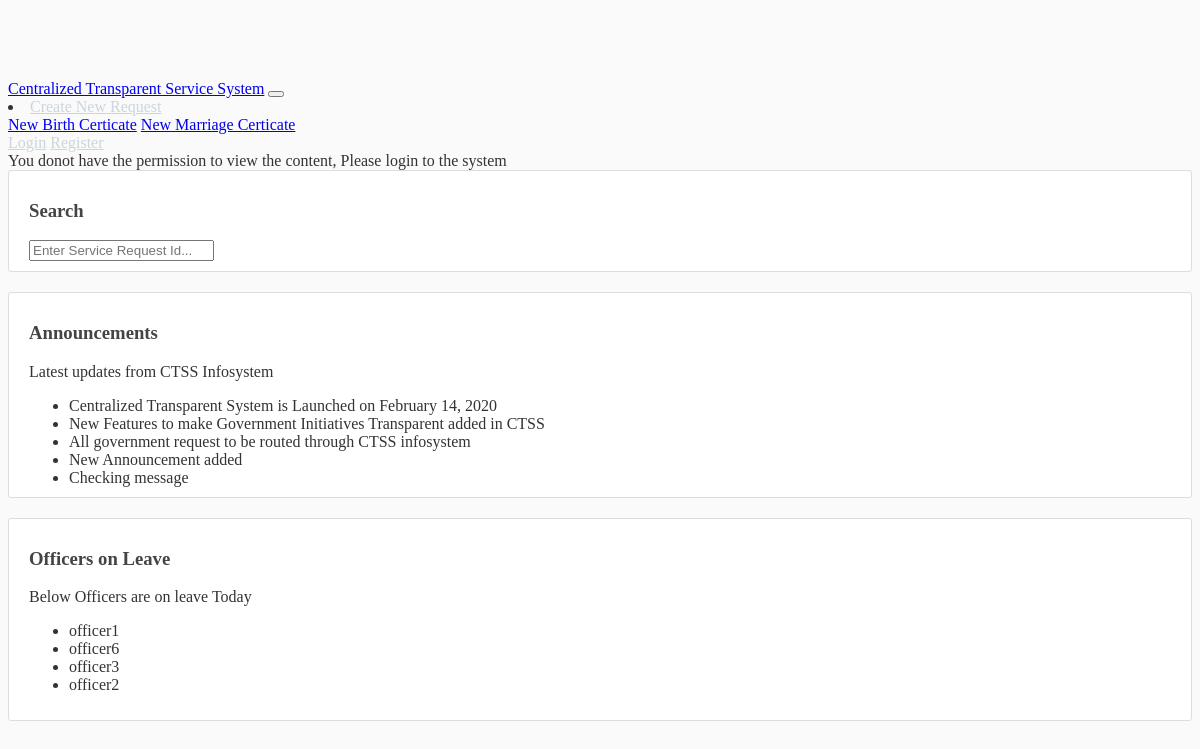
The page / on the database its author committed.
### allusers/models.py (models this page shows, shortened)
class Announcement(models.Model):
    text = models.CharField('announcement', max_length=255)

class LeaveOfficer(models.Model):
    officer_on_leave = models.ForeignKey(allUser, null=True, related_name="officer_leave", on_delete=models.DO_NOTHING, blank=True)
    def __str__(self):
        return f"{self.officer_on_leave.username }"

class allUser(AbstractBaseUser, PermissionsMixin):
    username = models.CharField(max_length=100, unique=True)
    first_name = models.CharField(max_length=150, blank=True)
    last_name = models.CharField(max_length=150, blank=True)
    email = models.EmailField(max_length=255, unique=True)
    is_staff = models.BooleanField(default=False)
    is_admin = models.BooleanField(default=False)
    is_public = models.BooleanField(default=True)
    is_superuser = models.BooleanField(default=False)
    date_joined = models.DateTimeField(('date joined'), auto_now_add=True)
    manager = models.ForeignKey('self', null=True, related_name="department_head", on_delete=models.DO_NOTHING, blank=True)
    role = models.CharField(max_length=50, choices=ROLES, default='PUBLIC')
    USERNAME_FIELD = 'email'
    REQUIRED_FIELDS = ['username', ]
    objects = UserManager()

### ticket/views.py (the view)
# urls.py: 2. Add a URL to urlpatterns:  path('', views.home, name='home')
def home(request):
    if request.user.is_authenticated:
        print("Requester Role :", request.user.role)
        if request.user.role == 'ADMIN':
            service_requests = ServiceRequest.objects.all()
        elif request.user.role == 'PUBLIC':
            service_requests = ServiceRequest.objects.filter(owner=request.user)
        else:
            service_requests = ServiceRequest.objects.filter(assigned_to=request.user)
        for service_request in service_requests:
            setattr(service_request, 'data', json.loads(service_request.extra))
        context = {
            'service_requests': service_requests,
            'announcements' : Announcement.objects.all(),
            'leave_officers': LeaveOfficer.objects.all()
        }
    else:
        messages.warning(
            request, f'You donot have the permission to view the content, Please login to the system')
        context={
            'announcements': Announcement.objects.all(),
            'leave_officers': LeaveOfficer.objects.all()
        }
    return render(request, 'ticket/home.html', context)

### ticket/templates/ticket/home.html (shortened to what this page needs)
{% extends "base.html" %}
{% load mathfilters %}

### allusers/templates/base.html (shortened to what this page needs)
{% load static %}
<!DOCTYPE html>
<html>
<head>
    <link rel="stylesheet"
        href="https://unpkg.com/bootstrap-material-design@4.1.1/dist/css/bootstrap-material-design.min.css"
>
    <link href="//netdna.bootstrapcdn.com/font-awesome/3.2.1/css/font-awesome.css" rel="stylesheet">
    <link rel="stylesheet" type="text/css" href="{% static 'main.css' %}">
</head>
<body>
    <header class="site-header">
        <nav class="navbar navbar-expand-md navbar-dark bg-primary fixed-top">
            <div class="container">
                <a class="navbar-brand mr-4" href="{% url 'home' %}">Centralized Transparent Service System</a>
                <button class="navbar-toggler" type="button" data-toggle="collapse" data-target="#navbarToggle"
                    aria-controls="navbarToggle" aria-expanded="false" aria-label="Toggle navigation">
                </button>
                <div class="collapse navbar-collapse" id="navbarToggle">
                    <div class="navbar-nav ml-auto">
                        <li class="nav-item dropdown">
                            <a class="nav-link dropdown-toggle btn btn-outline-info" href="#" id="navbarDropdown" role="button" data-toggle="dropdown"
                                aria-haspopup="true" aria-expanded="false">
                                Create New Request
                            </a>
                            <div class="dropdown-menu" aria-labelledby="navbarDropdown">
                                <a class="dropdown-item" href="/addbirthcertificate">New Birth Certicate</a>
                                <a class="dropdown-item" href="/addmarriagecertificate">New Marriage Certicate</a>
                            </div>
                        </li>
                    </div>
                    <div class="navbar-nav ml-auto">
                        {% if user.is_authenticated %}
                        <a class="nav-item nav-link" href="{% url 'logout' %}">Logout</a>
                        <a class="nav-item nav-link" href="#"> {{ request.user.email }}</a>
                        {% else %}
                        <a class="nav-item nav-link" href="{% url 'login' %}">Login</a>
                        <a class="nav-item nav-link" href="{% url 'register' %}">Register</a>
                        {% endif %}
                    </div>
                </div>
            </div>
        </nav>
    </header>
    <main role="main" class="container">
        <div class="row">
            <div class="col-md-9">
                {% if messages %}
                {% for message in messages %}
                <div class="alert alert-{{ message.tags }}">
                    {{ message }}
                </div>
                {% endfor %}
                {% endif %}
            </div>
            <div class="col-md-3">
                <div class="content-section">
                    <h3>Search </h3>
                    <form action="{% url 'search' %}" method="get">
                        <input name="q" type="number" placeholder="Enter Service Request Id...">
                    </form>
                </div>
                <div class="content-section">
                    <h3>Announcements</h3>
                    <p class='text-muted'> Latest updates from CTSS Infosystem</p>
                        <ul class="list-group list-group-flush">
                        {% for announcement in announcements %}
                            <li class="list-group-item list-group-item-info m-1">{{ announcement.text }} </li>
                        {% endfor %}
                        </ul>
                </div>
                <div class="content-section">
                    <h3>Officers on Leave</h3>
                    <p class='text-muted'> Below Officers are on leave Today</p>
                        <ul class="list-group list-group-flush">
                        {% for officer in leave_officers %}
                            <li class="list-group-item list-group-item-danger m-1">{{ officer }}</li>
                        {% endfor %}
                        </ul>
                </div>
            </div>
        </div>
    </main>
</body>
</html>

### ticket/static/main.css (style rules this page uses)
body { background: #fafafa; color: #333333; margin-top: 5rem; }
h1, h2, h3, h4, h5, h6 { color: #444444; }
ul { margin: 0; }
.site-header .navbar-nav .nav-link { color: #cbd5db; }
.content-section { background: #ffffff; padding: 10px 20px; border: 1px solid #dddddd; border-radius: 3px; margin-bottom: 20px; }

### rows shown on the page
Announcement: text "Centralized Transparent System is Launched on February 14, 2020"
Announcement: text "New Features to make Government Initiatives Transparent added in CTSS"
Announcement: text "All government request to be routed through CTSS infosystem"
Announcement: text "New Announcement added"
Announcement: text "Checking message"
LeaveOfficer: officer_on_leave.username "officer1"
LeaveOfficer: officer_on_leave.username "officer6"
LeaveOfficer: officer_on_leave.username "officer3"
LeaveOfficer: officer_on_leave.username "officer2"

### other values the page prints
{{ message }} "You donot have the permission to view the content, Please login to the system"
